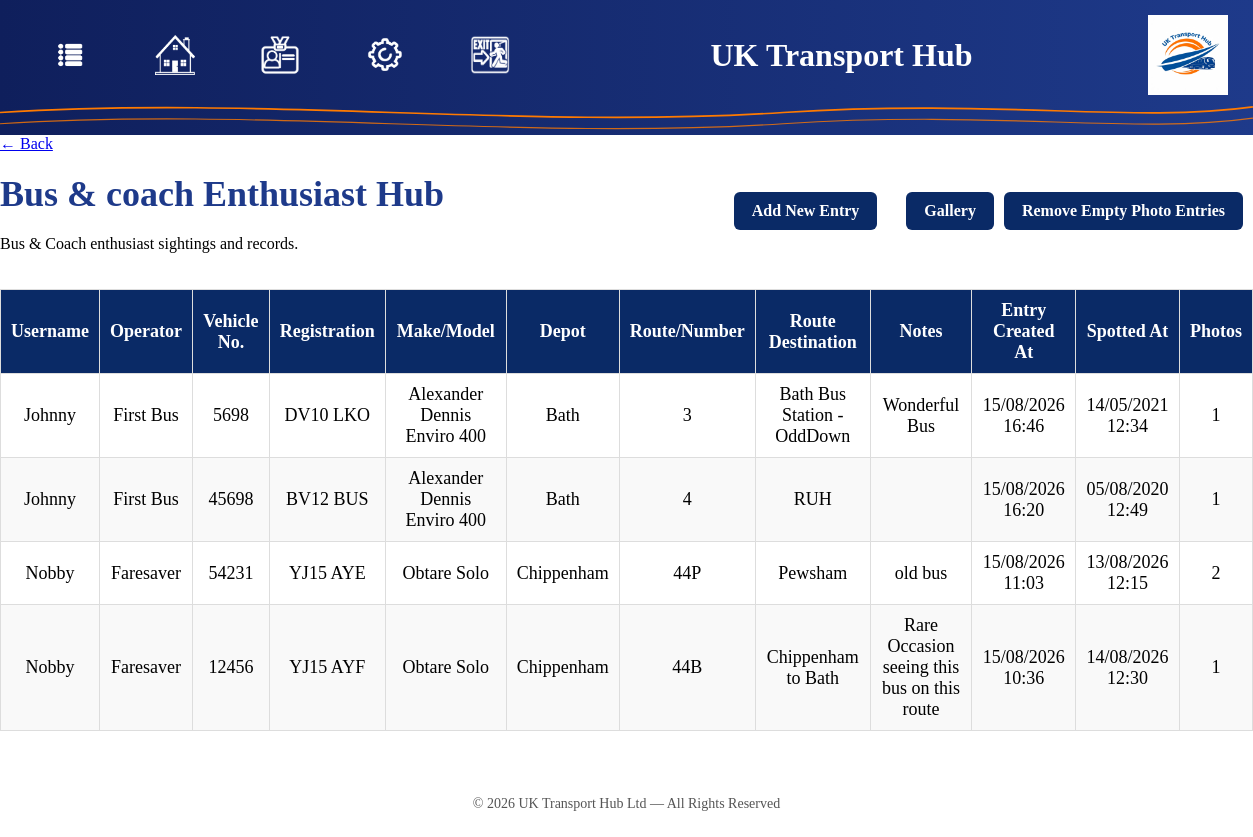
/enthusiast-hub (signed in), run on the app's committed database.
### database.py (models this page shows)
class Enthusiast(db.Model):
    __tablename__ = "enthusiasts"
    id = db.Column(db.Integer, primary_key=True)
    username = db.Column(db.String(50), nullable=False)
    operator = db.Column(db.String(100))          # e.g. First Bus, Stagecoach
    vehicle_number = db.Column(db.String(50))     # fleet number
    registration = db.Column(db.String(20))       # license plate
    make_model = db.Column(db.String(100))        # e.g. Volvo B7TL, Plaxton Panther
    depot = db.Column(db.String(100))             # depot or garage
    route_number = db.Column(db.String(20))       # service route
    route_destination = db.Column(db.String(200)) # Route Destination
    notes = db.Column(db.Text)                    # enthusiast notes (rare find, livery, etc.)
    created_at = db.Column(db.DateTime, default=datetime.utcnow)
    spotted_at = db.Column(db.DateTime, default=datetime.utcnow)
    photos_uploaded = db.Column(db.Integer, default=0)

### app.py (the view)
@app.route("/enthusiast-hub")
def enthusiast_hub():
    enthusiasts = Enthusiast.query.order_by(Enthusiast.created_at.desc()).all()
    return render_template(
        "enthusiast_hub.html",
        enthusiasts=enthusiasts,
        home_target="enthusiast_dashboard",         # PUBLIC → always home
        is_drivers_hub=False                       # PUBLIC → never driver hub
    )

### app.py (called while the page is built)
@login_manager.user_loader
def load_user(user_id):
    return db.session.get(User, int(user_id))

def load_maintenance_state():
    try:
        if os.path.exists(STATE_FILE):
            with open(STATE_FILE, "r") as f:
                data = json.load(f)
                return data.get("maintenance_mode", False)
    except Exception as e:
        app.logger.error(f"Error loading maintenance state: {e}")
    return False

@app.before_request
def store_last_page():
    if request.method == "GET":
        if request.path != "/settings":
            session["last_page"] = request.path

@app.context_processor
def inject_home_target():
    user_id = session.get("user_id")
    if not user_id:
        return dict(
            home_target="login",
            user_roles=[]
        )
    user = db.session.get(User, user_id)
    if not user:
        return dict(
            home_target="login",
            user_roles=[]
        )
    if user.role_driver:
        home = "driver_dashboard"
    elif user.role_enthusiast:
        home = "enthusiast_dashboard"
    else:
        home = "enthusiast_dashboard"
    return dict(
        home_target=home,
        user_roles=get_all_roles(user)
    )

def get_all_roles(user):
    if not user.is_authenticated:
        return []
    roles = []
    if current_user.role_superadmin:
        roles.append("Superadmin")
    if current_user.role_admin:
        roles.append("Admin")
    if user.role_driver:
        roles.append("Driver")
    if user.role_enthusiast:
        roles.append("Enthusiast")
    return roles

### templates/enthusiast_hub.html (shortened to what this page needs)
{% extends "base.html" %}
{% block content %}
<a href="javascript:history.back()" class="back-btn">← Back</a>
<section class="section">
    <div style="display: flex; justify-content: space-between; align-items: center;">
        <div>
            <h1 class="page-title">Bus & coach Enthusiast Hub</h1>
            <p>Bus & Coach enthusiast sightings and records.</p>
        </div>
        <div>
            <a href="{{ url_for('add_enthusiast_record') }}" class="btn">Add New Entry</a>
            <a href="{{ url_for('enthusiast_gallery') }}" class="btn" style="margin-left: 15px;">Gallery</a>
			<a href="{{ url_for('enthusiast_cleanup') }}"
			   class="btn"
			   style="background-color:#c62828; color:white; float:right;"
			   onclick="return confirm('Delete all entries with no photos?');">
				Remove Empty Photo Entries
			</a>
        </div>
    </div>
    <div class="table-container">
        <table class="data-table">
			<thead>
				<tr>
					<th>Username</th>
					<th>Operator</th>
					<th>Vehicle No.</th>
					<th>Registration</th>
					<th>Make/Model</th>
					<th>Depot</th>
					<th>Route/Number</th>
					<th>Route Destination</th>
					<th>Notes</th>
					<th>Entry Created At</th>
					<th>Spotted At</th>
					<th>Photos</th>
				</tr>
			</thead>
			<tbody>
				{% for enthusiast in enthusiasts %}
				<tr>
					<td>{{ enthusiast.username }}</td>
					<td>{{ enthusiast.operator }}</td>
					<td>{{ enthusiast.vehicle_number }}</td>
					<td>{{ enthusiast.registration }}</td>
					<td>{{ enthusiast.make_model }}</td>
					<td>{{ enthusiast.depot }}</td>
					<td>{{ enthusiast.route_number }}</td>
					<td>{{ enthusiast.route_destination }}</td>
					<td>{{ enthusiast.notes }}</td>
					<td>{{ enthusiast.created_at.strftime("%d/%m/%Y %H:%M") if enthusiast.created_at else "" }}</td>
					<td>{{ enthusiast.spotted_at.strftime("%d/%m/%Y %H:%M") if enthusiast.spotted_at else "" }}</td>
					<td>{{ enthusiast.photos_uploaded }}</td>
				</tr>
				{% endfor %}
			</tbody>
        </table>
    </div>
</section>
{% endblock %}

### static/style.css (style rules this page uses)
.btn, .save-btn, .account-btn { background-color: #0A2A66 !important; color: #fff !important; padding: 10px 18px !important; border-radius: 6px !important; font-weight: 600 !important; border: none !important; cursor: pointer !important; transition: 0.2s ease-in-out !important; text-decoration: none !important; }
html, body { height: 100%; margin: 0; }
body { display: flex; flex-direction: column; }
:root { --hub-blue: #0A2A66; --hub-blue-dark: #061B44; --hub-grey: #f5f5f5; --hub-text: #333; }
section { margin-bottom: 40px; }
.btn { background: var(--hub-blue); color: #fff; padding: 8px 16px; border-radius: 6px; font-size: 1rem; font-weight: 600; text-decoration: none; display: inline-block; margin-right: 10px; transition: background 0.2s ease; }
.page-title { text-align: center !important; width: 100% !important; display: block !important; margin-left: auto !important; margin-right: auto !important; margin-top: 20px !important; margin-bottom: 20px !important; font-size: 36px !important; font-weight: 700 !important; color: #1E3A8A !important; }

### templates/enthusiast_hub.html (style rules this page uses)
table { width: 100%; border-collapse: collapse; margin: 20px 0; font-size: 18px; text-align: center; }
thead { background-color: #0A2A66; color: #ffffff; }
th, td { padding: 10px; border: 1px solid #ddd; }
tr:nth-child(even) { background-color: #f9f9f9; }

### data on the page
Enthusiast: username "Johnny", operator "First Bus", vehicle_number "5698", registration "DV10 LKO", make_model "Alexander Dennis Enviro 400", depot "Bath", route_number "3", route_destination "Bath Bus Station - OddDown", notes "Wonderful Bus", created_at "15/08/2026 16:46", spotted_at "14/05/2021 12:34", photos_uploaded "1"
Enthusiast: username "Johnny", operator "First Bus", vehicle_number "45698", registration "BV12 BUS", make_model "Alexander Dennis Enviro 400", depot "Bath", route_number "4", route_destination "RUH", created_at "15/08/2026 16:20", spotted_at "05/08/2020 12:49", photos_uploaded "1"
Enthusiast: username "Nobby", operator "Faresaver", vehicle_number "54231", registration "YJ15 AYE", make_model "Obtare Solo", depot "Chippenham", route_number "44P", route_destination "Pewsham", notes "old bus", created_at "15/08/2026 11:03", spotted_at "13/08/2026 12:15", photos_uploaded "2"
Enthusiast: username "Nobby", operator "Faresaver", vehicle_number "12456", registration "YJ15 AYF", make_model "Obtare Solo", depot "Chippenham", route_number "44B", route_destination "Chippenham to Bath", notes "Rare Occasion seeing this bus on this route", created_at "15/08/2026 10:36", spotted_at "14/08/2026 12:30", photos_uploaded "1"

### other printed values
{{ page_title if page_title else "UK Transport Hub" }} "UK Transport Hub"
